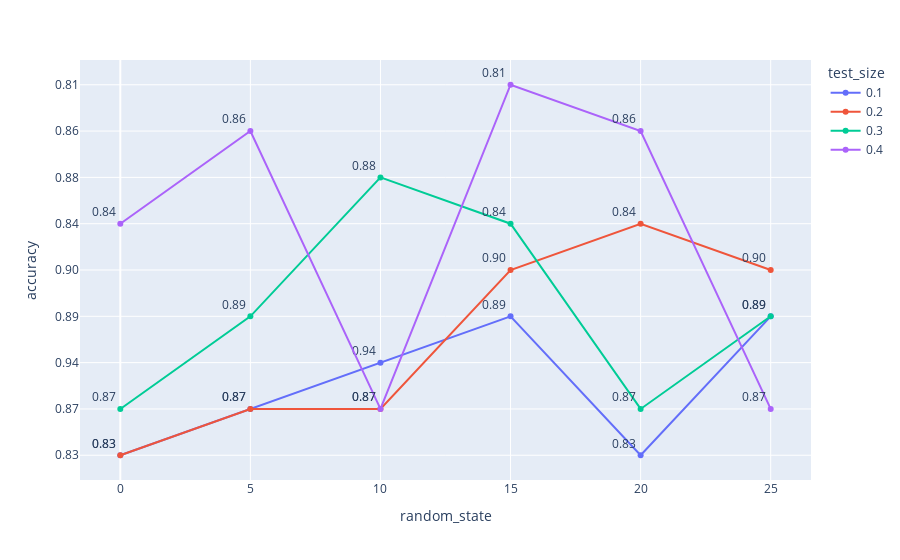

The notebook cell this image was saved under:
### Code cell
import plotly.express as px
fig = px.line(optimal, x='random_state', y='accuracy',color='test_size',
              text='accuracy', markers=True)
fig.update_traces(textposition='top left')
fig.show()

### Figure 1 — Plotly figure (JSON) as saved in the notebook; plotly's stock layout.template omitted (floating-point values rounded to 4 significant figures)
{"data": [{"hovertemplate": "test_size=0.1<br>random_state=%{x}<br>accuracy=%{text}<extra></extra>", "legendgroup": "0.1", "line": {"color": "#636efa", "dash": "solid"}, "marker": {"symbol": "circle"}, "mode": "lines+markers+text", "name": "0.1", "orientation": "h", "showlegend": true, "text": ["0.83", "0.87", "0.94", "0.89", "0.83", "0.89"], "textposition": "top left", "type": "scatter", "x": [0, 5, 10, 15, 20, 25], "xaxis": "x", "y": ["0.83", "0.87", "0.94", "0.89", "0.83", "0.89"], "yaxis": "y"}, {"hovertemplate": "test_size=0.2<br>random_state=%{x}<br>accuracy=%{text}<extra></extra>", "legendgroup": "0.2", "line": {"color": "#EF553B", "dash": "solid"}, "marker": {"symbol": "circle"}, "mode": "lines+markers+text", "name": "0.2", "orientation": "h", "showlegend": true, "text": ["0.83", "0.87", "0.87", "0.90", "0.84", "0.90"], "textposition": "top left", "type": "scatter", "x": [0, 5, 10, 15, 20, 25], "xaxis": "x", "y": ["0.83", "0.87", "0.87", "0.90", "0.84", "0.90"], "yaxis": "y"}, {"hovertemplate": "test_size=0.3<br>random_state=%{x}<br>accuracy=%{text}<extra></extra>", "legendgroup": "0.3", "line": {"color": "#00cc96", "dash": "solid"}, "marker": {"symbol": "circle"}, "mode": "lines+markers+text", "name": "0.3", "orientation": "h", "showlegend": true, "text": ["0.87", "0.89", "0.88", "0.84", "0.87", "0.89"], "textposition": "top left", "type": "scatter", "x": [0, 5, 10, 15, 20, 25], "xaxis": "x", "y": ["0.87", "0.89", "0.88", "0.84", "0.87", "0.89"], "yaxis": "y"}, {"hovertemplate": "test_size=0.4<br>random_state=%{x}<br>accuracy=%{text}<extra></extra>", "legendgroup": "0.4", "line": {"color": "#ab63fa", "dash": "solid"}, "marker": {"symbol": "circle"}, "mode": "lines+markers+text", "name": "0.4", "orientation": "h", "showlegend": true, "text": ["0.84", "0.86", "0.87", "0.81", "0.86", "0.87"], "textposition": "top left", "type": "scatter", "x": [0, 5, 10, 15, 20, 25], "xaxis": "x", "y": ["0.84", "0.86", "0.87", "0.81", "0.86", "0.87"], "yaxis": "y"}], "layout": {"legend": {"title": {"text": "test_size"}, "tracegroupgap": 0}, "margin": {"t": 60}, "xaxis": {"anchor": "y", "domain": [0, 1], "title": {"text": "random_state"}}, "yaxis": {"anchor": "x", "domain": [0, 1], "title": {"text": "accuracy"}}}}
